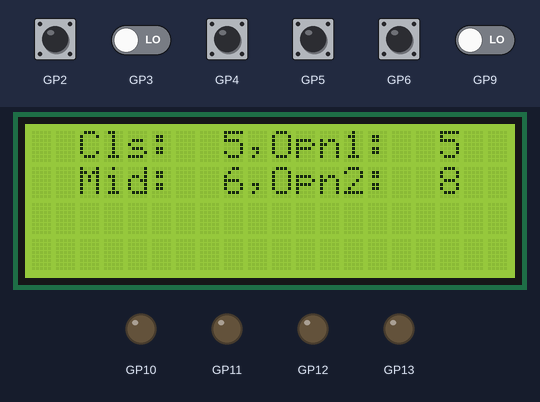
Bench run of a program on a simulated Raspberry Pi Pico running MicroPython. Shown: 20×4 character LCD, output pins drawn as LEDs (lit = HIGH). Inputs (shaded band) come from the test bench; at power-on: GP2–6, GP9 LOW. Files the program writes start out absent; files that are not in the repository are absent; library files of the repository ran but are not shown: lcd_api.py, pico_i2c_lcd.py.

Above: at 3.3 s.
3.4 s: GP4 pulled HIGH for 0.15 s
At 5.0 s:
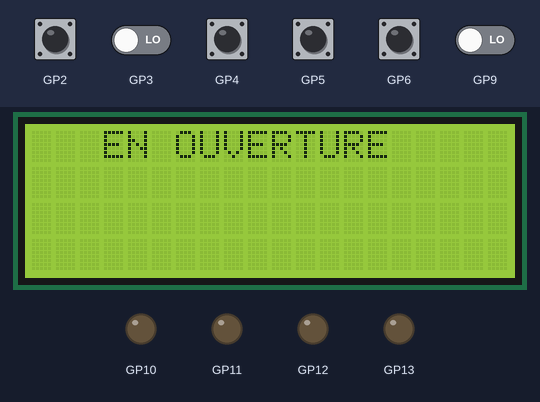
5.4 s: GP6 pulled HIGH for 0.15 s
At 6.9 s:
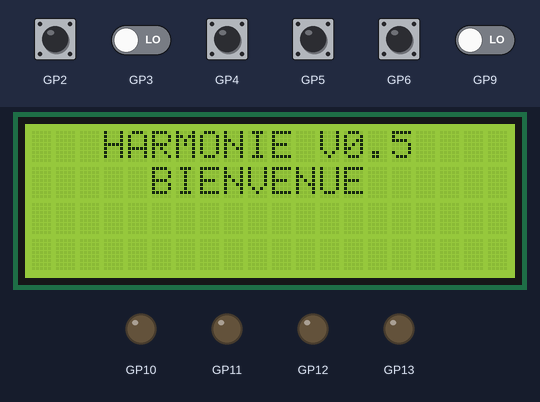
8.5 s: GP5 pulled HIGH for 0.15 s
At 10.0 s:
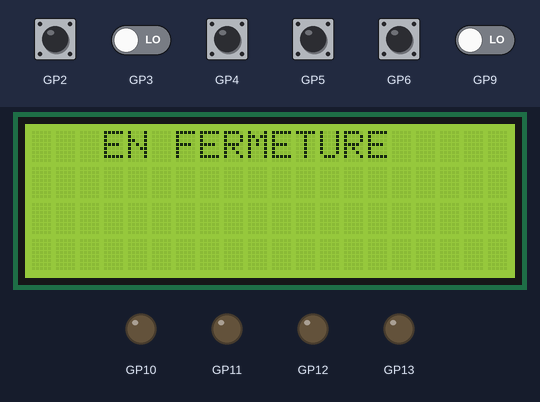
10.5 s: GP2 pulled HIGH for 0.15 s
At 11.3 s:
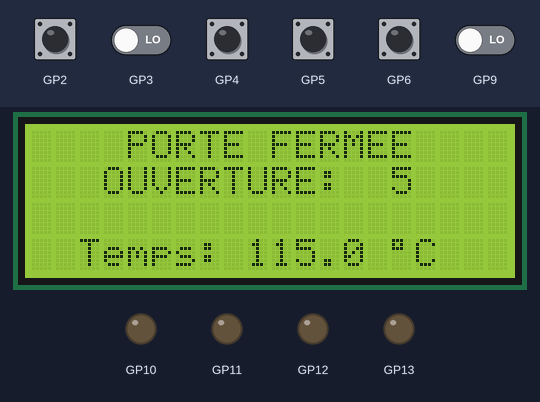
13.6 s: GP6 pulled HIGH for 1 s
At 14.0 s:
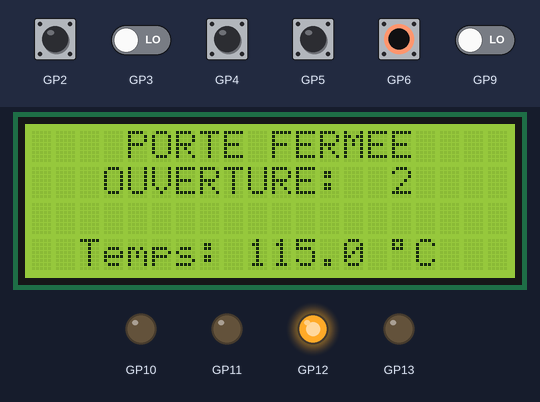
16.1 s: GP6 pulled HIGH for 0.15 s
At 16.5 s:
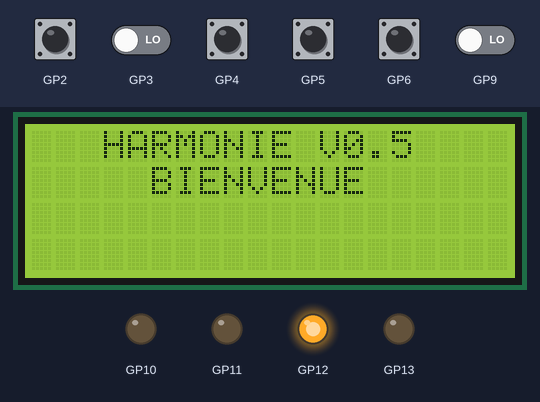
Timing chart, 0 to 19.1 s (numbered marks = the images above; inputs shaded):
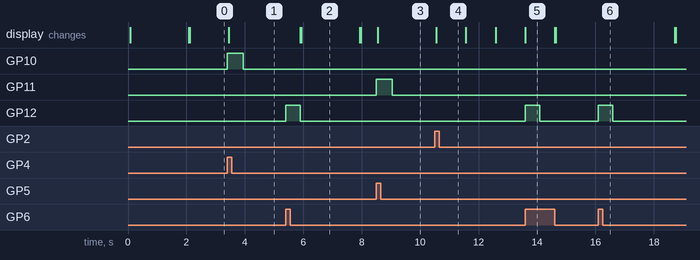

Measured:
- after the input at 3.4 s, GP10: LOW → HIGH at once, → LOW 0.55 s later; the display: first changes after 0.05 s (image 1 shows a later state)
- after the input at 5.4 s, GP12: LOW → HIGH at once, → LOW 0.50 s later; the display: first changes after 0.50 s (image 2 shows a later state)
- after the input at 8.5 s, GP11: LOW → HIGH at once, → LOW 0.55 s later; the display: changes after 0.05 s (image 3)
- after the input at 10.5 s, the display: first changes after 0.05 s (image 4 shows a later state)
- after the input at 13.6 s, GP10: stays LOW (without the input it goes to HIGH after 2.0 s); GP12: LOW → HIGH at once, → LOW 0.50 s later
- after the input at 16.1 s, GP12: LOW → HIGH at once, → LOW 0.50 s later
- what the display in image 2 shows lasts 2.0 s, from 5.9 s to 7.9 s

The program:

harmonie_r0.5.py
```python
###########
version = 0.5
## Input pins wired with PULL_DOWN
## Mid-stop = 0 to disable
## Add read amperage and temperature
## LCD 4 lines by 20 charaters
##########

from machine import Pin, I2C, ADC, Timer
import utime
import ujson
#import micropython
import gc
from lcd_api import LcdApi
from pico_i2c_lcd import I2cLcd

### default times if not config file not found
filename = 'harmonie_config.json'
Timers = {
    'Opn1' : 5,
    'Cls'  : 5,
    'Mid'  : 6,
    'Opn2' : 8
    }

### input pins
inputPin = {
    "Open"     : 4,
    "Close"    : 5,
    "Stop"     : 6,
    "OpenLmt"  : 3,
    "CloseLmt" : 2,
    "Prog"     : 9,
    "Up"       : 8,
    "Down"     : 7
    }

outputPin = {
    "Open"     : 10,
    "Close"    : 11,
    "Stop"     : 12,
    "Spare"    : 13
    }

Input = {}
Output = {}

### LCD config
I2C_ADDR     = 0x27
I2C_NUM_ROWS = 4
I2C_NUM_COLS = 20
i2c = I2C(0, sda=Pin(0), scl=Pin(1), freq=400000)
lcd = I2cLcd(i2c, I2C_ADDR, I2C_NUM_ROWS, I2C_NUM_COLS)

current_sensor = ADC(1)    # read curent at ADC(0)
temps_sensor = ADC(2)      # read temps at ADC(1)

current_timer = Timer()
temps_timer = Timer()

### some global variables
state = 0
stop_request = False
is_running = False
in_prog_mode = False
prog_mode_delay = 3      # delay for press and hold before entre prog mode
press_duration = 500     # in ms, simulate duration of presssing a button
counter_readPin = 1      # How many times pins are read to determine good signal
delay_readPin = 1        # delay between each iteration to read pin

for p in inputPin:
    Input[p] = Pin(inputPin[p], Pin.IN, Pin.PULL_DOWN)

for p in outputPin:
    Output[p] = Pin(outputPin[p], Pin.OUT)

def load_file(file):
    """Load json file configuration."""
    global Timers
    with open(file) as infile:
        data = ujson.load(infile)
        for p in data:
            Timers[p] = data[p]

def write_file(file):
    """write config to file"""
    with open(file, 'w') as outfile:
        ujson.dump(Timers, outfile)

def initialize():
    """initialization before each run"""
    global state
    global stop_request
    global is_running
    global in_prog_mode

    state = 0
    stop_request = False
    is_running = False
    in_prog_mode = False

    for p in Output:
        Output[p].value(0)

    ## make sure that open after mid-top is 0 if no mid-stop
    Timers['Opn2'] = 0 if Timers['Mid'] == 0 else Timers['Opn2']

    current_timer.deinit()
    #temps_timer.deinit()

    lcd.clear()
    lcd.write_line_center("HARMONIE V" + str(version), 1)
    lcd.write_line_center("BIENVENUE", 2)
    utime.sleep(2)
    lcd.clear()
    lcd.write_line_center("Cls:{0:>3},Opn1:{1:>3}".format(Timers['Cls'], Timers['Opn1']), 1)
    lcd.write_line_center("Mid:{0:>3},Opn2:{1:>3}".format(Timers['Mid'], Timers['Opn2']), 2)

def readPin(pin, counter = counter_readPin, delay = delay_readPin):
    """Read pin a number of times to determine good signal, delay in msec"""
    read_count = 0

    for i in range(counter):
        if Input[pin].value():
            read_count += 1
        utime.sleep_ms(delay)

    if read_count == counter:
        return True

    return False

def writePin(pin, pause):
    """Write high value to pin, pause in ms"""

    if not stop_request:
        if pin == 'Open' and Input['OpenLmt'].value() != 1:
            Output[pin].value(1)
            lcd.clear_line(1)
            lcd.clear_line(2)
            lcd.write_line_center("EN OUVERTURE ", 1)
        elif pin == 'Close' and Input['CloseLmt'].value() != 1:
            Output[pin].value(1)
            lcd.clear_line(1)
            lcd.clear_line(2)
            lcd.write_line_center("EN FERMETURE ", 1)

        utime.sleep_ms(pause)
        Output[pin].value(0)

        # start reading current
        # current_timer.init(freq=5, mode=Timer.PERIODIC, callback=read_current)

def lcd_count_down(duration):
    """count down in second"""
    global stop_request

    # stop reading current
    current_timer.deinit()

    if state == 1 or state == 3: # clsLmt activated, door will open
        msg = "OUVERTURE:"
    elif state == 2 or state == 4: # opnLmt activated, door will close
        msg = "FERMETURE:"

    for i in reversed(range(1, duration+1)):
        lcd.write_line_center("{0}{1:>3}".format(msg, i), 2)
        if stop_request:
            break
        elif state == 3 and Input['CloseLmt'].value():
            break
        utime.sleep(1)

    # restart reading current
    #current_timer.init(freq=5, mode=Timer.PERIODIC, callback=read_current)

def stop_signal_handler(pin):
    """Send stop_request when activate"""

    read_count = 0
    global stop_request

    for i in range(counter_readPin):
        if Input['Stop'].value:
            read_count += 1
        utime.sleep_ms(delay_readPin)

    if read_count == counter_readPin:
        stop_request = True
        Output['Stop'].value(1)
        utime.sleep_ms(press_duration)
        Output['Stop'].value(0)

def read_current(timer):
    """Read current in amp"""

    conversion_factor = 1
    voltage = (3.3/65535) * current_sensor.read_u16()
    lcd.write_line_center("Courant: {0:>.2f} A".format(voltage), 3)


def read_temps():
    """Read temperature"""

    voltage = (3.3/65535) * temps_sensor.read_u16()
    temps = (voltage - 0.5) * 100
    lcd.write_line_center('Temps: {0:>.1f} '.format(temps) + chr(223) + 'C', 4)

def Logic_loop():
    """The main state logic. Core program"""
    global state
    global stop_request
    global is_running

    is_running = True

    while not stop_request:

        if state == 0:              # initial state
            if readPin('Close'):
                writePin('Close', press_duration)
                state = 1
            elif readPin('Open'):
                writePin('Open', press_duration)
                state = 2
        elif state == 1:            # door fully closed, close limit triggers
            if readPin('CloseLmt'):
                current_timer.deinit()
                lcd.clear_line(1)
                lcd.write_line_center("PORTE FERMEE", 1)
                read_temps()    # read and show temperature
                lcd_count_down(Timers['Cls'])
                writePin('Open', press_duration)
                state = 2
                gc.collect()        # force gc collection
                #print(gc.mem_free())
        elif state == 2:            # door fully opened, before mid-stop
            if readPin('OpenLmt'):
                current_timer.deinit()
                lcd.clear_line(1)
                lcd.write_line_center("PORTE OUVERTE", 1)
                lcd_count_down(Timers['Opn1'])
                writePin('Close', press_duration)
                state = 1 if Timers['Mid'] == 0 else 3
        elif state == 3:             # mi-stop
            current_timer.deinit()
            lcd.clear_line(1)
            lcd.write_line_center("MI-ARRET", 1)
            lcd_count_down(Timers['Mid'])
            writePin('Open', press_duration)
            state = 4
        elif state == 4:              # door fully opened, after mid-stop
            if readPin('OpenLmt'):
                current_timer.deinit()
                lcd.clear_line(1)
                lcd.write_line_center("PORTE OUVERTE", 1)
                lcd_count_down(Timers['Opn2'])
                writePin('Close', press_duration)
                state = 1
        else:
            print("ERREUR")

def change_timers():
    global in_prog_mode
    global Timers
    # press and hold to enter into programming mode
    hold_counter = 0

    while True:
        if hold_counter >= prog_mode_delay :
            in_prog_mode = True
            lcd.clear()
            lcd.write_line_center("PROG: MINUTERIE", 1)
            break
        elif Input['Prog'].value():
            hold_counter += 1
        else:
            hold_counter = 0
        utime.sleep(1)

    #utime.sleep(1)
    if in_prog_mode:
        iterTimers = iter(Timers.items())
        is_timers_changed = False
        while not stop_request:
            try:
                if readPin('Prog'):
                    if is_timers_changed:
                        Timers.update({key : value})
                        write_file(filename)
                        load_file(filename)
                        is_timers_changed = False

                    key, value = next(iterTimers)
                    space = ' :' if len(key) <= 3 else ':'
                    lcd.write_line(key + space, 2, 3)
                    lcd.write_line("{0:>3}".format(value), 2, 8)
                    utime.sleep_ms(300)
                while readPin('Up'):
                    value += 1
                    if value > 999:
                        value = 0
                    lcd.write_line("{0:>3}".format(value), 2, 8)
                    is_timers_changed = True
                    utime.sleep_ms(300)
                while readPin('Down'):
                    value -= 1
                    if value < 0:
                        value = 999
                    is_timers_changed = True
                    lcd.write_line("{0:>3}".format(value), 2, 8)
                    utime.sleep_ms(300)
            except StopIteration:
                iterTimers = iter(Timers.items())


def main():
    """Main program, call others functions"""
    #global state
    global stop_request
    global is_running
    global in_prog_mode

    try:
        load_file(filename)
    except OSError:
        write_file(filename)

    initialize()

    #_thread.start_new_thread(stop_signal_handler, ())

    while True:
        if not is_running:
            if readPin('Close') or readPin('Open'):
                Logic_loop()
            elif readPin('Prog'):
                change_timers()
        if stop_request:
            initialize()


# listen to Stop interrupt
Input['Stop'].irq(trigger=Pin.IRQ_RISING, handler=stop_signal_handler)


if __name__ == '__main__':
    main()
    #change_timers()
```
